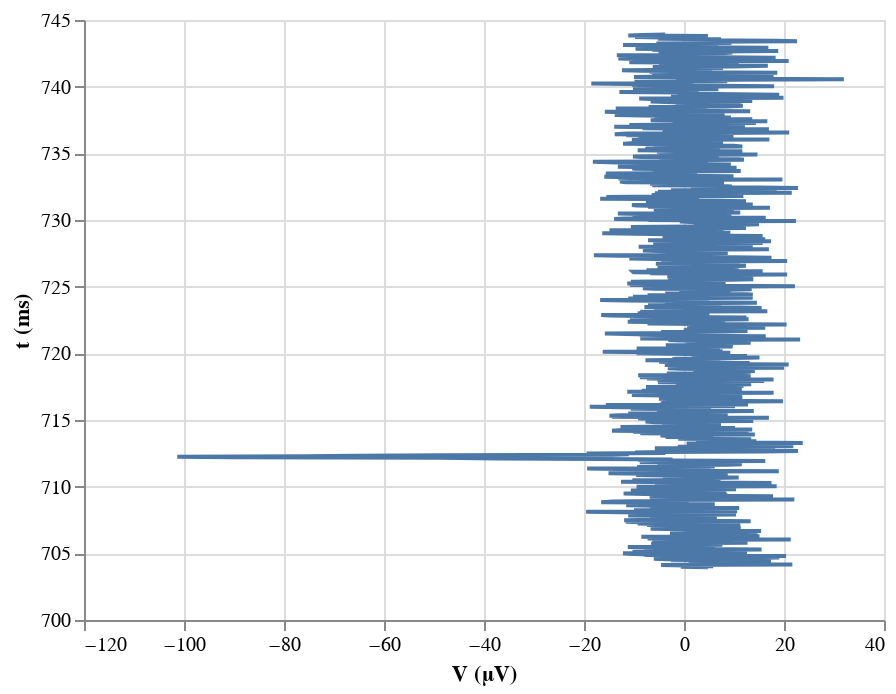

Here is the notebook cell this chart was saved with:
### Markdown cell above
This plot is clearly messed up. That is because Altair connected the lines in order of voltage. To prevent this, we can use the `order` kwarg of `encode()` to make sure the points are connected in the proper order.

### Code cell
alt.Chart(df
    ).mark_line(
    ).encode(
        y=alt.Y('t (ms):Q', scale=alt.Scale(zero=False)),
        x=alt.X('V (uV):Q', title='V (µV)'),
        order=alt.Order('t (ms):Q', sort='ascending'))

### Figure 1 — Vega-Lite specification as saved in the notebook (floating-point values rounded to 4 significant figures; data arrays with more than 128 entries replaced by an {"elided": "..."} marker saying what was removed)
{"$schema": "https://vega.github.io/schema/vega-lite/v2.4.3.json", "config": {"view": {"height": 300, "width": 400}}, "data": {"values": {"elided": "1000 records"}}, "encoding": {"order": {"field": "t (ms)", "sort": "ascending", "type": "quantitative"}, "x": {"field": "V (uV)", "title": "V (µV)", "type": "quantitative"}, "y": {"field": "t (ms)", "scale": {"zero": false}, "type": "quantitative"}}, "mark": "line"}
